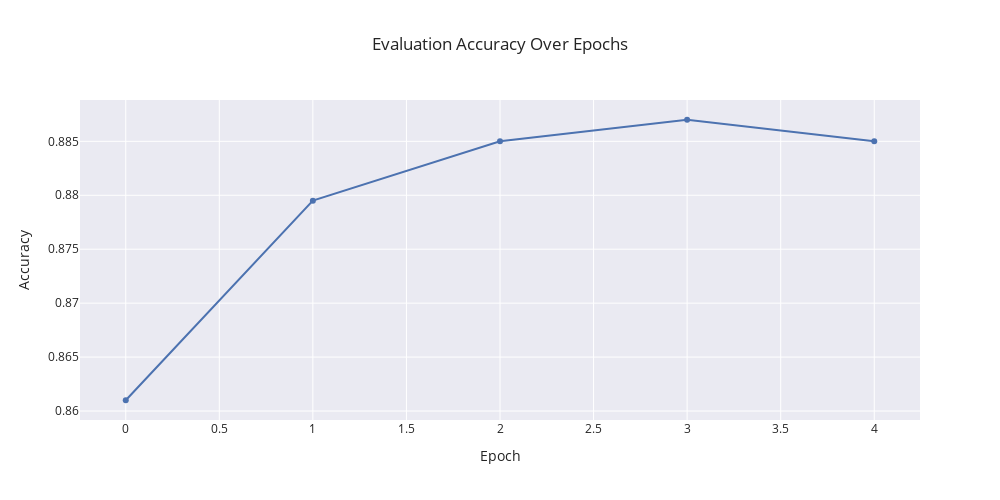

Source (notebook cell):
### Code cell
fig = go.Figure()

fig.add_trace(
    go.Scatter(
        x=list(range(len(eval_accuracy_lst))),
        y=eval_accuracy_lst,
        mode='lines+markers',
        name='Eval Accuracy')
        )

fig.update_layout(
    title='Evaluation Accuracy Over Epochs',
    xaxis_title='Epoch',
    yaxis_title='Accuracy',
    template='seaborn',
    width=1000,
    height=500
)

fig.show()

### Figure 1 — Plotly figure (JSON) as saved in the notebook; plotly's stock layout.template omitted (floating-point values rounded to 4 significant figures)
{"data": [{"mode": "lines+markers", "name": "Eval Accuracy", "type": "scatter", "x": [0, 1, 2, 3, 4], "y": [0.861, 0.8795, 0.885, 0.887, 0.885]}], "layout": {"height": 500, "title": {"text": "Evaluation Accuracy Over Epochs"}, "width": 1000, "xaxis": {"title": {"text": "Epoch"}}, "yaxis": {"title": {"text": "Accuracy"}}}}
